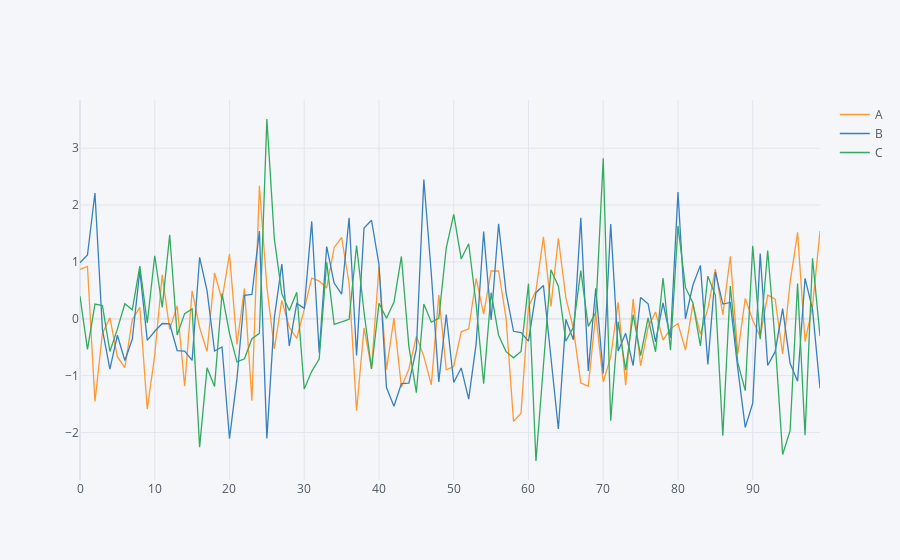

The notebook cell saved with this chart:
### Code cell
#In column A, whether the trend in the values of the column.
df.iplot()
